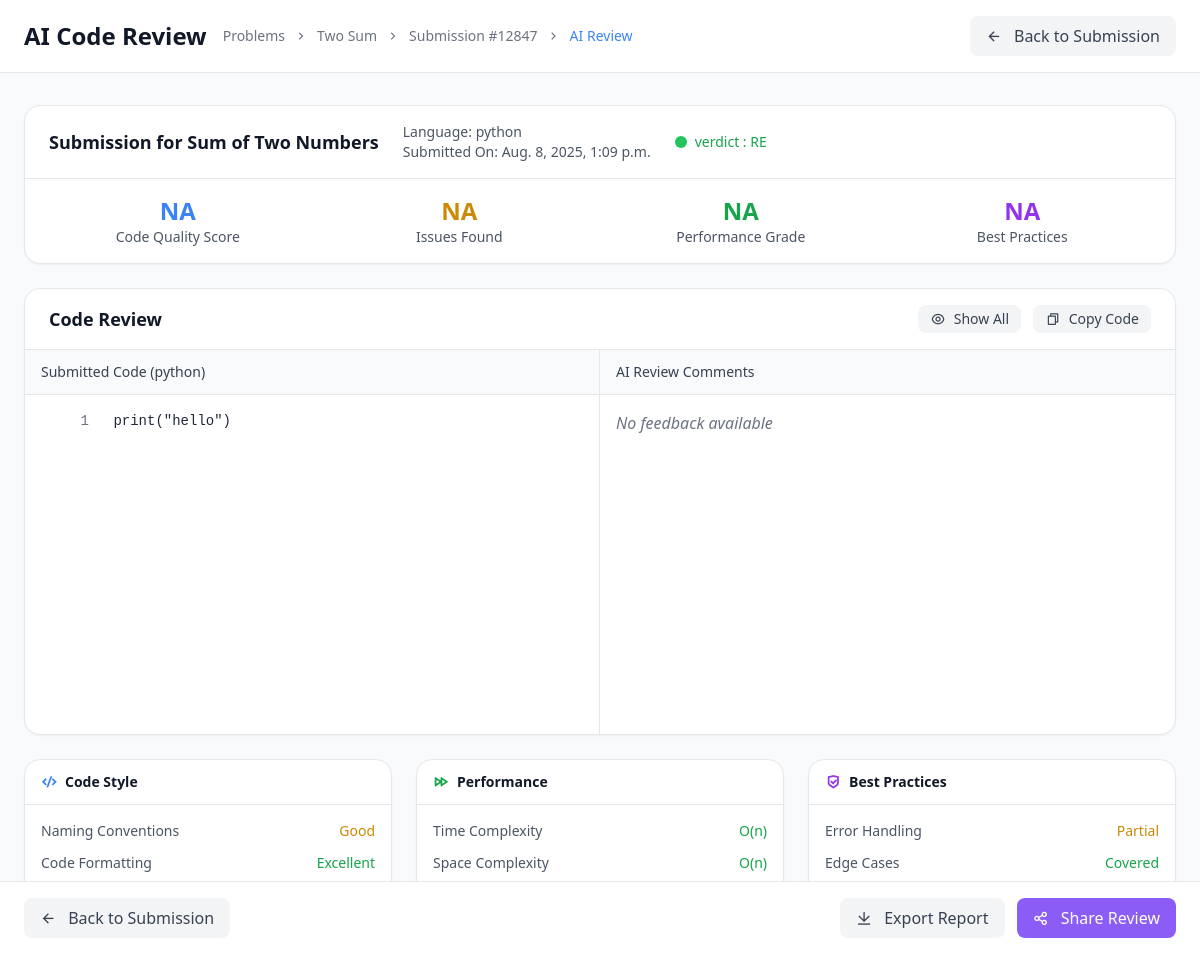
/compiler/problems/3/ai-review/ (signed in), run on the app's committed database.
### compiler/models.py (models this page shows, shortened)
class Problem(models.Model):
    title = models.CharField(max_length=100)
    description = models.TextField()
    constraints = models.TextField()
    example_input = models.TextField()
    example_output = models.TextField()

class Codesubmission(models.Model):
    problem = models.ForeignKey(Problem,on_delete=models.CASCADE,null=True,blank=True)
    user = models.ForeignKey(User,on_delete=models.CASCADE,null=True,blank=True)
    language = models.CharField(max_length=100)
    code = models.TextField()
    input_data = models.TextField(null =True,blank=True)
    output_data = models.TextField(null=True,blank=True)
    timestamp = models.DateTimeField(auto_now_add=True)
    VERDICT_CHOICES = [
        ('AC', 'Accepted'),
        ('WA', 'Wrong Answer'),
        ('RE', 'Runtime Error'),
        ('TLE', 'Time Limit Exceeded'),
        ('CE', 'Compilation Error'),
    ]
    verdict= models.CharField(max_length=3,choices=VERDICT_CHOICES,default='WA')
    error = models.TextField(blank=True)

### compiler/views.py (the view)
# urls.py: path('problems/<int:problem_id>/ai-review/',ai_review,name='ai_review'),
@login_required
@csrf_exempt
def ai_review(request,problem_id):
    problem = get_object_or_404(Problem,id = problem_id)
    last_submission = Codesubmission.objects.filter(user=request.user, problem=problem).order_by('-timestamp').first()
    if not last_submission:
        return HttpResponse("No previous Submission Found")
    model = genai.GenerativeModel('gemini-1.5-flash')
    prompt = f"""
        Please review this coding problem solution and provide constructive feedback in 3-5 bullet points  and write in short and beutiful structured :

        Problem Description:
        {problem.description}

        User's Solution (in {last_submission.language}):
        {last_submission.code}

        also error may be there {last_submission.error}

        Please provide:
        1. Code quality assessment
        2. Potential improvements
        3. Alternative approaches
        4. Performance considerations
        """
    response = model.generate_content(
                prompt)
    feedback_items = [
        line.strip() for line in response.text.split('\n')
        if line.strip().startswith('-')
    ]
    context = {"last_submission":last_submission,"problem":problem,"response_text":response.text}
    return render(request,'ai_review.html',context)

### compiler/templates/ai_review.html (shortened to what this page needs)
<!DOCTYPE html>
<html lang="en">
  <head>
    <script src="https://cdn.tailwindcss.com/3.4.16"></script>
    <link
      href="https://cdnjs.cloudflare.com/ajax/libs/remixicon/4.6.0/remixicon.min.css"
      rel="stylesheet"
    />
  </head>
  <body class="bg-gray-50 min-h-screen">
    <header class="bg-white border-b border-gray-200 sticky top-0 z-50">
      <div class="px-6 py-4">
        <div class="flex items-center justify-between">
          <div class="flex items-center space-x-4">
            <h1 class="text-2xl font-bold text-gray-900">AI Code Review</h1>
            <nav class="flex items-center text-sm text-gray-500">
              <span>Problems</span>
              <div class="w-4 h-4 flex items-center justify-center mx-2">
                <i class="ri-arrow-right-s-line"></i>
              </div>
              <span>Two Sum</span>
              <div class="w-4 h-4 flex items-center justify-center mx-2">
                <i class="ri-arrow-right-s-line"></i>
              </div>
              <span>Submission #12847</span>
              <div class="w-4 h-4 flex items-center justify-center mx-2">
                <i class="ri-arrow-right-s-line"></i>
              </div>
              <span class="text-primary">AI Review</span>
            </nav>
          </div>
          <button
            class="px-4 py-2 bg-gray-100 text-gray-700 rounded-button hover:bg-gray-200 transition-colors whitespace-nowrap"
          >
            <div
              class="w-4 h-4 flex items-center justify-center mr-2 inline-flex"
            >
              <i class="ri-arrow-left-line"></i>
            </div>
            Back to Submission
          </button>
        </div>
      </div>
    </header>
    <main class="max-w-7xl mx-auto px-6 py-8">
      <div class="bg-white rounded-lg shadow-sm border border-gray-200 mb-6">
        <div class="px-6 py-4 border-b border-gray-200">
          <div class="flex items-center justify-between">
            <div class="flex items-center space-x-6">
              <div>
                <h2 class="text-lg font-semibold text-gray-900">
                  Submission for {{problem.title}}
                </h2>
              </div>
              <div class="text-sm text-gray-600">
                <p>Language: <span class="font-medium">{{last_submission.language}}</span></p>
                <p>Submitted On: <span class="font-medium">{{last_submission.timestamp}}</span></p>
              </div>
              <div class="flex items-center space-x-2">
                <div class="w-3 h-3 bg-green-500 rounded-full"></div>
                <span class="text-sm font-medium text-green-600">verdict : {{last_submission.verdict}}</span>
              </div>
            </div>
          </div>
        </div>
        <div class="px-6 py-4">
          <div class="grid grid-cols-4 gap-6">
            <div class="text-center">
              <div class="text-2xl font-bold text-primary">NA</div>
              <div class="text-sm text-gray-600">Code Quality Score</div>
            </div>
            <div class="text-center">
              <div class="text-2xl font-bold text-yellow-600">NA</div>
              <div class="text-sm text-gray-600">Issues Found</div>
            </div>
            <div class="text-center">
              <div class="text-2xl font-bold text-green-600">NA</div>
              <div class="text-sm text-gray-600">Performance Grade</div>
            </div>
            <div class="text-center">
              <div class="text-2xl font-bold text-purple-600">NA</div>
              <div class="text-sm text-gray-600">Best Practices</div>
            </div>
          </div>
        </div>
      </div>
      <div class="bg-white rounded-lg shadow-sm border border-gray-200 mb-6">
        <div class="px-6 py-4 border-b border-gray-200">
          <div class="flex items-center justify-between">
            <h3 class="text-lg font-semibold text-gray-900">Code Review</h3>
            <div class="flex items-center space-x-3">
              <button
                class="px-3 py-1 text-sm bg-gray-100 text-gray-700 rounded-button hover:bg-gray-200 transition-colors whitespace-nowrap"
              >
                <div
                  class="w-4 h-4 flex items-center justify-center mr-1 inline-flex"
                >
                  <i class="ri-eye-line"></i>
                </div>
                Show All
              </button>
              <button
                class="px-3 py-1 text-sm bg-gray-100 text-gray-700 rounded-button hover:bg-gray-200 transition-colors whitespace-nowrap"
              >
                <div
                  class="w-4 h-4 flex items-center justify-center mr-1 inline-flex"
                >
                  <i class="ri-file-copy-line"></i>
                </div>
                Copy Code
              </button>
            </div>
          </div>
        </div>
        <div class="flex h-96">
          <div class="w-1/2 border-r border-gray-200">
            <div class="px-4 py-3 bg-gray-50 border-b border-gray-200">
              <h4 class="text-sm font-medium text-gray-700">Submitted Code ({{ last_submission.language|default:"Unknown" }})</h4>
        </div>
         <div class="p-4 overflow-auto h-full">
          {% if last_submission %}
         <div class="code-container font-mono text-sm">
           {% for line in last_submission.code.splitlines %}
             <div class="code-line text-gray-800 {% cycle 'bg-white' 'bg-gray-50' %}">
              {{ line }}
            </div>
          {% endfor %}
        </div>
        {% else %}
         <div class="text-gray-500 italic">No submission found</div>
        {% endif %}
       </div>
        </div>
          <div class="w-1/2">
            <div class="px-4 py-3 bg-gray-50 border-b border-gray-200">
              <h4 class="text-sm font-medium text-gray-700">
                AI Review Comments
              </h4>
            </div>
            <div class="p-4 overflow-auto h-full">
             {% if response_text %}
              <div class="bg-gray-50 p-4 rounded-lg whitespace-pre-wrap text-sm">
                {{ response_text }}
             </div>
            {% else %}
             <div class="text-gray-500 italic">No feedback available</div>
         {% endif %}
           </div>
          </div>
        </div>
      </div>
      <div class="grid grid-cols-1 md:grid-cols-3 gap-6">
        <div class="bg-white rounded-lg shadow-sm border border-gray-200">
          <div class="px-4 py-3 border-b border-gray-200">
            <h4 class="text-sm font-semibold text-gray-900 flex items-center">
              <div class="w-4 h-4 flex items-center justify-center mr-2">
                <i class="ri-code-s-slash-line text-primary"></i>
              </div>
              Code Style
            </h4>
          </div>
          <div class="p-4">
            <div class="space-y-3">
              <div class="flex items-center justify-between">
                <span class="text-sm text-gray-600">Naming Conventions</span>
                <span class="text-sm font-medium text-yellow-600">Good</span>
              </div>
              <div class="flex items-center justify-between">
                <span class="text-sm text-gray-600">Code Formatting</span>
                <span class="text-sm font-medium text-green-600"
                  >Excellent</span
                >
              </div>
              <div class="flex items-center justify-between">
                <span class="text-sm text-gray-600">Comments</span>
                <span class="text-sm font-medium text-red-600">Needs Work</span>
              </div>
            </div>
          </div>
        </div>
        <div class="bg-white rounded-lg shadow-sm border border-gray-200">
          <div class="px-4 py-3 border-b border-gray-200">
            <h4 class="text-sm font-semibold text-gray-900 flex items-center">
              <div class="w-4 h-4 flex items-center justify-center mr-2">
                <i class="ri-speed-line text-green-600"></i>
              </div>
              Performance
            </h4>
          </div>
          <div class="p-4">
            <div class="space-y-3">
              <div class="flex items-center justify-between">
                <span class="text-sm text-gray-600">Time Complexity</span>
                <span class="text-sm font-medium text-green-600">O(n)</span>
              </div>
              <div class="flex items-center justify-between">
                <span class="text-sm text-gray-600">Space Complexity</span>
                <span class="text-sm font-medium text-green-600">O(n)</span>
              </div>
              <div class="flex items-center justify-between">
                <span class="text-sm text-gray-600">Memory Usage</span>
                <span class="text-sm font-medium text-green-600">Optimal</span>
              </div>
            </div>
          </div>
        </div>
        <div class="bg-white rounded-lg shadow-sm border border-gray-200">
          <div class="px-4 py-3 border-b border-gray-200">
            <h4 class="text-sm font-semibold text-gray-900 flex items-center">
              <div class="w-4 h-4 flex items-center justify-center mr-2">
                <i class="ri-shield-check-line text-purple-600"></i>
              </div>
              Best Practices
            </h4>
          </div>
          <div class="p-4">
            <div class="space-y-3">
              <div class="flex items-center justify-between">
                <span class="text-sm text-gray-600">Error Handling</span>
                <span class="text-sm font-medium text-yellow-600">Partial</span>
              </div>
              <div class="flex items-center justify-between">
                <span class="text-sm text-gray-600">Edge Cases</span>
                <span class="text-sm font-medium text-green-600">Covered</span>
              </div>
              <div class="flex items-center justify-between">
                <span class="text-sm text-gray-600">Code Reusability</span>
                <span class="text-sm font-medium text-green-600">Good</span>
              </div>
            </div>
          </div>
        </div>
      </div>
    </main>
    <div
      class="fixed bottom-0 left-0 right-0 bg-white border-t border-gray-200 px-6 py-4"
    >
      <div class="max-w-7xl mx-auto flex items-center justify-between">
        <div class="flex items-center space-x-4">
          <button
            class="px-4 py-2 bg-gray-100 text-gray-700 rounded-button hover:bg-gray-200 transition-colors whitespace-nowrap"
          >
            <div
              class="w-4 h-4 flex items-center justify-center mr-2 inline-flex"
            >
              <i class="ri-arrow-left-line"></i>
            </div>
            Back to Submission
          </button>
        </div>
        <div class="flex items-center space-x-3">
          <button
            class="px-4 py-2 bg-gray-100 text-gray-700 rounded-button hover:bg-gray-200 transition-colors whitespace-nowrap"
          >
            <div
              class="w-4 h-4 flex items-center justify-center mr-2 inline-flex"
            >
              <i class="ri-download-line"></i>
            </div>
            Export Report
          </button>
          <button
            class="px-4 py-2 bg-secondary text-white rounded-button hover:bg-purple-600 transition-colors whitespace-nowrap"
          >
            <div
              class="w-4 h-4 flex items-center justify-center mr-2 inline-flex"
            >
              <i class="ri-share-line"></i>
            </div>
            Share Review
          </button>
        </div>
      </div>
    </div>
  </body>
</html>

### compiler/templates/ai_review.html (style rules this page uses)
:where([class^="ri-"])::before { content: "\f3c2"; }
.code-line { counter-increment: line-counter; }
.code-line::before { content: counter(line-counter); display: inline-block; width: 3rem; text-align: right; margin-right: 1rem; color: #6b7280; font-size: 0.875rem; user-select: none; }
.code-container { counter-reset: line-counter; }

### data on the page
Problem: title "Sum of Two Numbers"
Codesubmission: language "python", timestamp "Aug. 8, 2025, 1:09 p.m.", verdict "RE", splitlines "print(\"hello\")"
